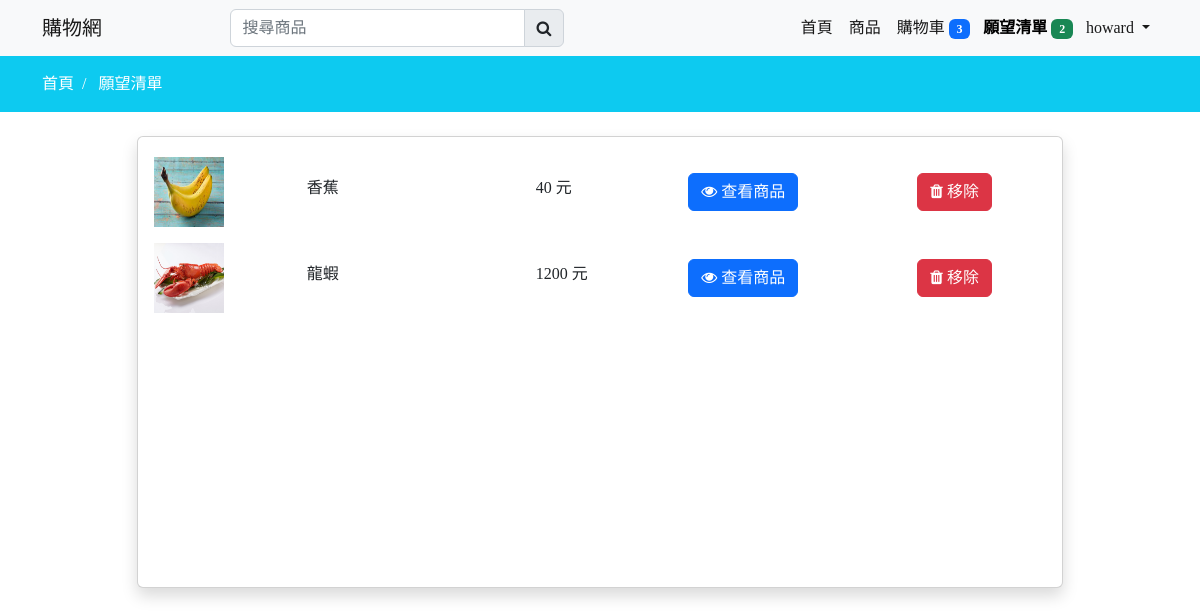
Page /wishlist (signed in) on the earlier database version.
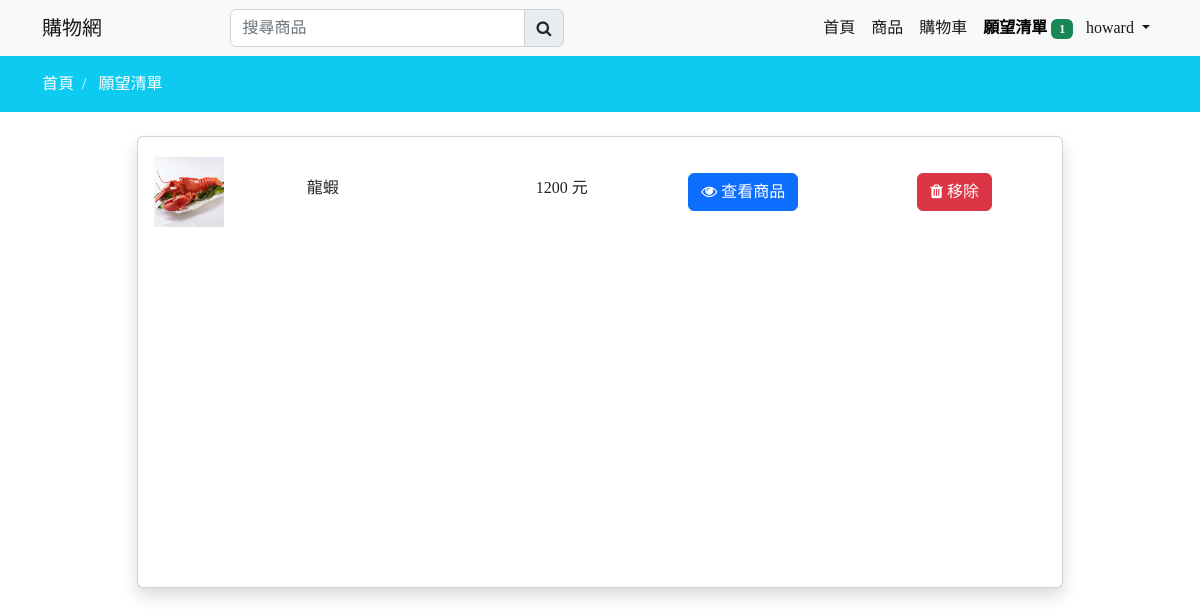
Same page on the later database version.
### mainapp/models.py (models this page shows, shortened)
class Profile(models.Model):
    user = models.OneToOneField(
        User, on_delete=models.CASCADE, null=True, blank=True)
    last_name = models.CharField(max_length=150, null=True, blank=True)
    first_name = models.CharField(max_length=150, null=True, blank=True)
    phone = models.CharField(max_length=150, null=True, blank=True)
    address = models.CharField(max_length=150, null=True, blank=True)
    email = models.EmailField(max_length=150, null=True, blank=True)
    profile_image = models.ImageField(
        upload_to=get_profile_file_path, null=True, blank=True)
    create_at = models.DateTimeField(auto_now_add=True)
    @property
    def cart_item_total(self):
        total = len(self.cart_set.all())
        return total
    @property
    def wishlist_item_total(self):
        total = len(self.wishlist_set.all())
        return total
    @property
    def profile_imageURL(self):
        try:
            url = self.profile_image.url
        except:
            url = 'images/profile.jpg'
        return url

class Cart(models.Model):
    user = models.ForeignKey(Profile, on_delete=models.CASCADE)
    product = models.ForeignKey(Product, on_delete=models.CASCADE)
    product_qty = models.IntegerField(null=False, blank=False)
    create_at = models.DateTimeField(auto_now_add=True)

class Wishlist(models.Model):
    user = models.ForeignKey(Profile, on_delete=models.CASCADE)
    product = models.ForeignKey(Product, on_delete=models.CASCADE)
    create_at = models.DateTimeField(auto_now_add=True)

class Product(models.Model):
    category = models.ForeignKey(Category, on_delete=models.CASCADE)
    slug = models.SlugField(null=False, unique=True, default=uuid.uuid1)
    name = models.CharField(max_length=150, null=False, blank=False)
    product_image = models.ImageField(
        upload_to=get_file_path, null=True, blank=True)
    small_description = models.CharField(
        max_length=150, null=False, blank=False)
    description = models.TextField(max_length=500, null=False, blank=False)
    quantity = models.IntegerField(null=False, blank=False)
    original_price = models.IntegerField(null=False, blank=False)
    selling_price = models.IntegerField(null=False, blank=False)
    status = models.BooleanField(default=False, help_text='0=default,1=Hidden')
    trending = models.BooleanField(
        default=False, help_text='0=default,1=Trending')
    tag = models.CharField(max_length=150, null=True, blank=True)
    meta_title = models.CharField(max_length=150, null=True, blank=True)
    meta_keywords = models.CharField(max_length=150, null=True, blank=True)
    meta_description = models.CharField(max_length=150, null=True, blank=True)
    created_at = models.DateTimeField(auto_now_add=True)
    @property
    def product_imageURL(self):
        try:
            url = self.product_image.url
        except:
            url = ''
        return url

### mainapp/controller/wishlist.py (the view)
# urls.py: path('wishlist', wishlist.wishlist, name='wishlist'),
@login_required
def wishlist(request):
    profile = Profile.objects.get(user=request.user)
    wishlist = Wishlist.objects.filter(user=request.user.profile)  #如果 return 的東西超過1個就要用filter，不能用 get
    return render(request,'store/wishlist.html',locals())  #filter是回傳一個 <QuerySet [<Wishlist: Wishlist object (1)>, <Wishlist: Wishlist object (2)>]>

### mainapp/templates/store/wishlist.html (shortened to what this page needs)
{% extends 'store/layouts/main.html' %}
{% load static %}
{% block content %}
<div class="py-3 bg-info">
    <div class="container">
        <a class="text-white" href="{% url 'home' %}">首頁 &nbsp;/ &nbsp;</a>
        <a class="text-white" href="{% url 'wishlist' %}">願望清單</a>
    </div>
</div>
<div class="container mt-4">
    <div class="row">
        <div class="col-md-10 mx-auto">
            <div class="card shadow">
                <div class="card-body wish_data wishlist-height">
                    {% if wishlist %}
                        {% for item in wishlist %}
                            <div class="row mt-1 mb-3 product_data">
                                <div class="col-md-2 my-auto">
                                    <img src="{% static item.product.product_imageURL %}" height="70px" width="70px" alt="Image product">
                                </div>
                                <div class="col-md-3 my-auto">
                                    <h6>{{item.product.name}}</h6>
                                </div>
                                <div class="col-md-2 my-auto">
                                    <h6>{{item.product.selling_price}} 元</h6>
                                </div>
                                <div class="col-md-3 my-auto">
                                    <a href="{% url 'productview' item.product.category.slug item.product.slug %}" class="btn btn-primary">
                                       <i class="fa fa-eye"></i> 查看商品
                                    </a>
                                </div>
                                <div class="col-md-2 my-auto">
                                    <button class="btn btn-danger delete-wishlist-item">
                                        <i class="fa fa-trash"></i> 移除
                                    </button>
                                </div>
                            </div>
                        {% endfor %}
                    {% else %}
                        <h4 class="text-center" style="margin-top: 200px;">您的願望清單是空的</h4>
                    {% endif %}
                </div>
            </div>
        </div>
    </div>
</div>
{% endblock content %}

### mainapp/templates/store/inc/navbar.html (shortened to what this page needs)
{% load static %}
<nav class="navbar navbar-expand-lg bg-light" id="item_count">
    <div class="container">
      <a class="navbar-brand" href="{% url 'home' %}">購物網</a>
      <div class="search-bar">
        <form action="{% url 'search_product' %}" method="POST">
          <div class="input-group">
            <input type="search" class="form-control" id="search_product" name="search_product" placeholder="搜尋商品" required>
            <button class="input-group-text"><i class="fa fa-search"></i></button>
          </div>
      </form>
      </div>
      <div class="collapse navbar-collapse" id="navbarNav">
        <ul class="navbar-nav ms-auto">
          <li class="nav-item">
            <a class="nav-link active {% if request.resolver_match.url_name == 'home' %}navactive{% endif %}" aria-current="page" href="{% url 'home' %}">首頁</a>
          </li>
          <li class="nav-item">
            <a class="nav-link active {% if request.resolver_match.url_name == 'collections' %}navactive{% endif %}" href="{% url 'collections' %}">商品</a>
          </li>
          <li class="nav-item">
            <a class="nav-link active {% if request.resolver_match.url_name == 'cart' %}navactive{% endif %}" aria-current="page" href="{% url 'cart' %}">
              購物車
              {% if profile.cart_item_total > 0 %}
              <span class="badge badge-pill bg-primary cart-count" style="margin-right: -3px;">{{profile.cart_item_total}}</span>
              {% endif %}
            </a>
          </li>
          <li class="nav-item">
            <a class="nav-link active {% if request.resolver_match.url_name == 'wishlist' %}navactive{% endif %}" aria-current="page" href="{% url 'wishlist' %}">
              願望清單
              {% if profile.wishlist_item_total > 0 %}
              <span class="badge badge-pill bg-success wishlist-count" style="margin-right: -3px;">{{profile.wishlist_item_total}}</span>
              {% endif %}
            </a>
          </li>
          {% if request.user.is_authenticated %}
          <li class="nav-item dropdown">
            <a class="nav-link dropdown-toggle active ints"
            href="#" role="button" data-bs-toggle="dropdown" aria-expanded="false">
              {{request.user}}
            </a>
          </li>
          {% else %}
          <li class="nav-item">
            <a class="nav-link" href="{% url 'login2' %}">登入</a>
          </li>
          {% endif  %}
        </ul>
      </div>
    </div>
  </nav>

Differences in the rows shown:
removed Wishlist: product.product_image (picture), product.name "香蕉", product.selling_price "40"
shown differently, row unchanged: Profile: wishlist_item_total "2" → "1"; cart_item_total "3" → (not shown)
